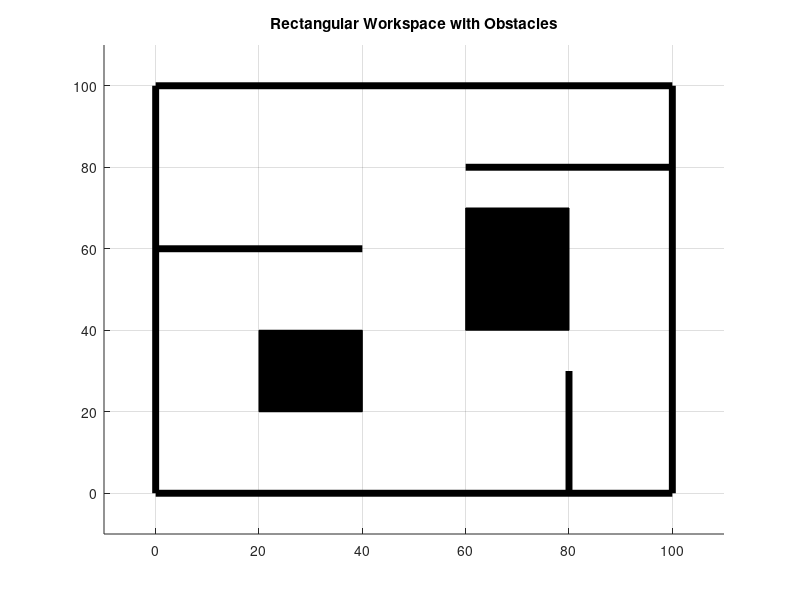

This figure's MATLAB source: (Note: this script raises an error after producing the figure.)
%Mohammed sohaib Assignment 3 Potential field method to find a path 
% from a start point to a goal point in a 2D workspace with obstacles

clear;
clc;

%% 1. Generate a workspace which has a room with walls and passage ways .
% we create the walls of the workspace
line([0,0],[0,100],'LineWidth',5,'Color','k'); %left wall
line([0,100],[0,0],'LineWidth',5,'Color','k'); %Bottom wall
line([100,100],[0,100],'LineWidth',5,'Color','k'); %Right wall
line([0,100],[100,100],'Linewidth',5,'Color','k'); %top wall
line([0,40],[60,60],'Linewidth',5,'Color','k'); %one of the wall
line([80,80],[0,30],'LineWidth',5,'Color','k');
line([60,100],[80,80],'LineWidth',5,'Color','k');


% Creat the obstacles in the workspace
rectangle('Position',[20,20,20,20],'FaceColor','k','EdgeColor','k'); %Obstacle 1
rectangle('Position',[60,40,20,30],'FaceColor','k','EdgeColor','k'); %Obstacle 2
xlim([-10,110]);
ylim([-10,110]);
grid on
title('Rectangular Workspace with Obstacles')


%% 2. Mark the start point and the goal point in the workspace.
disp('INPUT');
[start_x, start_y] = ginput(1);
disp('OUTPUT');
[end_x, end_y] = ginput(1);
%now plot the start and end points
% hold on
% plot(start_x,start_y,'ko','MarkerSize',10);
% plot(end_x,end_y,'k*','MarkerSize',10);

%% 3. Define the potential field functions for attractive and repulsive fields. 
width = 100;
height = 100;

% Define the start and end points
start = [start_x, start_y];
goal = [end_x, end_y];

% Define the potential function
zeta = 10;

%Conical potential
U1 = @(x,y) zeta*sqrt((x - goal(1)).^2 + (y - goal(2)).^2);
%Quadratic potential
U2 = @(x,y) (zeta/2)*((x - goal(1)).^2 + (y - goal(2)).^2);

% Create a grid of points to evaluate the potential function
x = linspace(0, width, 50);
y = linspace(0, height, 50);
[X1,Y1] = meshgrid(x,y);

%-----------------------------------------------------------
%make a particular space where potential difference acrs differently
x0 = goal(1);
y0 = goal(2);

for r = 1:1:10
    % Create x and y values that span the range of the circle
    x2 = linspace(x0-r, x0+r, 50);
    y2 = linspace(y0-r, y0+r, 50);
    
    % Create a meshgrid using the x and y values
    [X_2, Y_2] = meshgrid(x2, y2);

    % Create a logical matrix that represents the points inside the circle
    logical_matrix = (X_2-x0).^2 + (Y_2-y0).^2 < r^2 ;

    % Use the logical matrix to filter the meshgrid and only keep the points inside the circle
    X2 = X_2.*logical_matrix;
    Y2 = Y_2.*logical_matrix;
    
    Z_in = U1(X2,Y2);
    
    % Calculate the gradient of the potential function
    [dx_in, dy_in] = gradient(-Z_in);
    
    quiver(X2,Y2,dx_in,dy_in,"filled","LineWidth",0.5,"Color",'b');
    hold on
end
%-----------------------------------------------------


Z_out = U2(X1,Y1);

% Calculate the gradient of the potential function
[dx_out, dy_out] = gradient(-Z_out);

% Plot the potential vector field
quiver(X1,Y1,dx_out,dy_out);
hold on
% Plot the start and end points on the plot
hold on;
plot(start(1), start(2), 'ko', 'MarkerSize', 10);
plot(goal(1), goal(2), 'k*', 'MarkerSize', 10);
axis([-10 110 -10 110]);

figure(2)
surf(X1,Y1,Z_out,"FaceAlpha",'0.5');
 

